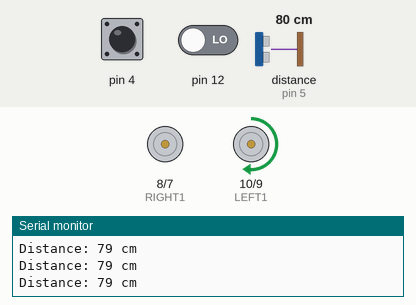
Recording of a sketch running on a simulated Arduino Uno, built with avr-gcc and run on an emulated ATmega328P. Parts: motor-driver pin pairs drawn as motors (green arrow = first pin HIGH = forward, orange = second pin HIGH = backward, longer = more drive, scaled by the enable pin), the last lines printed to the serial monitor. Wiring (inferred from the names in the program): ultrasonic range finder: trigger pin 3; echo pin 5. The inputs (shaded band) are chosen by the test bench; at power-on: distance to the obstacle (sensor on pin 5) 80 cm, pin 12 LOW, pin 4 HIGH. The echo pulse lasts 58.3 µs per cm.

Above: at 1.2 s.
1.3 s: distance to the obstacle (sensor on pin 5) set to 23 cm
2.8 s: distance to the obstacle (sensor on pin 5) set to 19 cm
At 2.96 s:
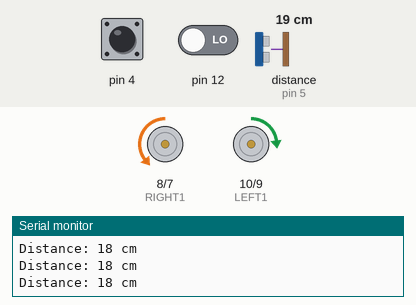
5.8 s: distance to the obstacle (sensor on pin 5) set to 35 cm
7.3 s: pin 12 driven HIGH
At 8.5 s:
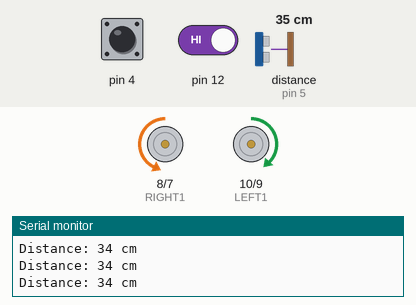
8.8 s: distance to the obstacle (sensor on pin 5) set to 2 cm
Timing chart, 0 to 12.8 s (numbered marks = the images above; inputs shaded):
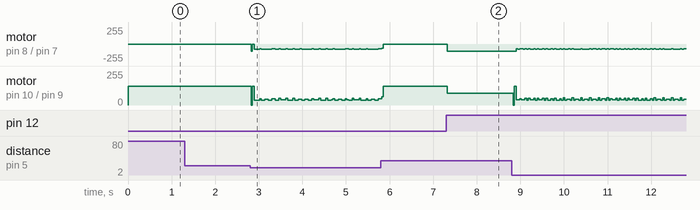

Measured:
- the behaviour switches between 21 and 20 cm on distance to the obstacle (sensor on pin 5) (found by bisection; images 0 and 1)
- after the input at 7.3 s, motor on pin 8 (RIGHT1) / pin 7 (RIGHT2): stopped → backward 110/255 at once; motor on pin 10 (LEFT1) / pin 9 (LEFT2): forward 140/255 → forward 90/255 at once

The sketch:

stugiveandsuper.ino
```cpp
const byte LEFT1 = 10;   // IN1
const byte LEFT2 = 9;    // IN2
const byte LEFT_PWM = 11;
const byte RIGHT1 = 8;   // IN3
const byte RIGHT2 = 7;   // IN4
const byte RIGHT_PWM = 6;

const byte trigPin = 3;  // 超音波觸發腳位
const byte echoPin = 5;  // 超音波接收腳位

byte motorspeed = 100;
long duration;
int distance;
int lastDirection = 0; // 0: 前進, -1: 左轉, 1: 右轉

void forward() {
  digitalWrite(LEFT1, HIGH);
  digitalWrite(LEFT2, LOW);
  analogWrite(LEFT_PWM, 90);
  digitalWrite(RIGHT1, LOW);
  digitalWrite(RIGHT2, HIGH);
  analogWrite(RIGHT_PWM, 95);
}

void backward() {
  digitalWrite(LEFT1, LOW);
  digitalWrite(LEFT2, HIGH);
  analogWrite(LEFT_PWM, motorspeed);
  digitalWrite(RIGHT1, HIGH);
  digitalWrite(RIGHT2, LOW);
  analogWrite(RIGHT_PWM, motorspeed);
}

void turnLeft() {
  analogWrite(LEFT_PWM, 0);
  digitalWrite(RIGHT1, LOW);
  digitalWrite(RIGHT2, HIGH);
  analogWrite(RIGHT_PWM, 110);
}

void turnRight() {
  digitalWrite(LEFT1, HIGH);
  digitalWrite(LEFT2, LOW);
  analogWrite(LEFT_PWM, 140);
  analogWrite(RIGHT_PWM, 0);
}

void stopMotor() {
  analogWrite(LEFT_PWM, 0);
  analogWrite(RIGHT_PWM, 0);
}

long measureDistance() {
  digitalWrite(trigPin, LOW);
  delayMicroseconds(2);
  digitalWrite(trigPin, HIGH);
  delayMicroseconds(10);
  digitalWrite(trigPin, LOW);
  duration = pulseIn(echoPin, HIGH);
  return duration;
}

void setup() {
  pinMode(LEFT1, OUTPUT);
  pinMode(LEFT2, OUTPUT);
  pinMode(LEFT_PWM, OUTPUT);
  pinMode(RIGHT1, OUTPUT);
  pinMode(RIGHT2, OUTPUT);
  pinMode(RIGHT_PWM, OUTPUT);
  pinMode(12, INPUT); // 左側紅外線感測器
  pinMode(4, INPUT);  // 右側紅外線感測器
  pinMode(trigPin, OUTPUT); // 設定超音波觸發腳為輸出
  pinMode(echoPin, INPUT);  // 設定超音波接收腳為輸入
  Serial.begin(9600); // 初始化序列埠用於除錯 (可選)
}

void loop() {
  int rightSensor = digitalRead(4);   // 右感測器
  int leftSensor = digitalRead(12);  // 左感測器
  duration = measureDistance();
  distance = duration * 0.034 / 2; // 計算距離 (公分)

  Serial.print("Distance: "); // 用於除錯 (可選)
  Serial.print(distance);
  Serial.println(" cm");

  // 設定觸發停止的距離 (例如 20 公分)
  if (distance < 20) {
    turnRight();
    delay(5);
    turnLeft();
    delay(5);
    // stopMotor();
    // Serial.println("Obstacle detected! Stopping."); // 用於除錯 (可選)
    // delay(100); // 停止一段時間
  } else {
    if (rightSensor == 0 && leftSensor == 1) {
      turnLeft();
      lastDirection = -1;
      delay(1);
    } else if (rightSensor == 1 && leftSensor == 0) {
      turnRight();
      lastDirection = 1;
      delay(1);
    } else if (rightSensor == 0 && leftSensor == 0) {
      // 記憶式循跡 — 根據前一次方向繼續轉
      if (lastDirection == -1) {
        turnLeft();
      }
      // 你可以考慮在這裡加入右轉的記憶
      else if (lastDirection == 1) {
        turnRight();
      }
    } else {
      forward(); // 如果沒有偵測到障礙物且在黑線上，則前進
    }
  }
}
```
